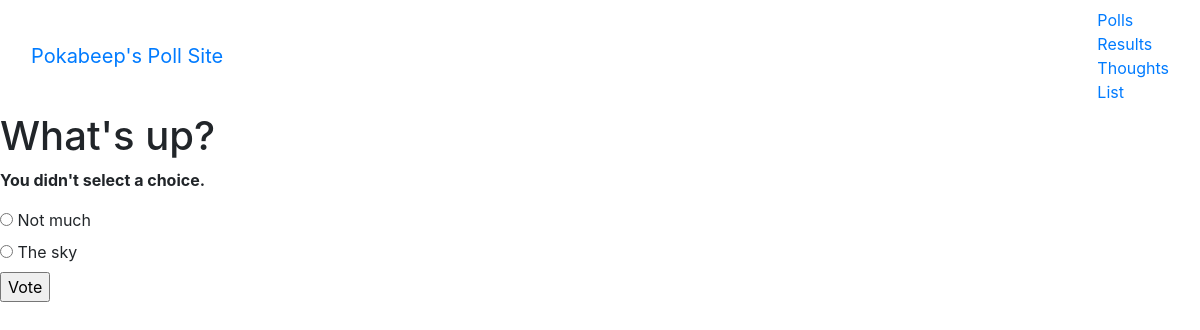
The page /polls/1/vote/ on the database its author committed.
### polls/models.py (models this page shows, shortened)
class Question(models.Model):
    question_text = models.CharField(max_length=200)
    pub_date = models.DateTimeField('date published')
    def was_published_recently(self):
        now = timezone.now()
        return now - datetime.timedelta(days=1) <= self.pub_date <= now
    was_published_recently.admin_order_field = 'pub_date'
    was_published_recently.boolean = True
    was_published_recently.short_description = 'Published recently?'

class Choice(models.Model):
    question = models.ForeignKey(Question, on_delete=models.CASCADE)
    choice_text = models.CharField(max_length=200)
    votes = models.IntegerField(default=0)

### polls/views.py (the view)
# urls.py: path('<int:question_id>/vote/', views.vote, name='vote'),
def vote(request, question_id):
    question = get_object_or_404(Question, pk=question_id)
    try:
        selected_choice = question.choice_set.get(pk=request.POST['choice'])
    except (KeyError, Choice.DoesNotExist):
        return render(request, 'polls/detail.html', {
            'question': question,
            'error_message': "You didn't select a choice.",
        })
    else:
        selected_choice.votes += 1
        selected_choice.save()
        return HttpResponseRedirect(reverse('polls:results', args=(question.id,)))

### polls/templates/polls/detail.html (shortened to what this page needs)
<link rel="stylesheet" href="https://stackpath.bootstrapcdn.com/bootstrap/4.1.3/css/bootstrap.min.css">
<nav class="navbar navbar-inverse">
  <div class="container-fluid">
    <div class="navbar-header">
      <a class="navbar-brand" href="#">Pokabeep's Poll Site</a>
    </div>
    <ul class="nav navbar-nav">
      <li class="active"><a href="#">Polls</a></li>
      <li><a href="#">Results</a></li>
      <li><a href="#">Thoughts</a></li>
      <li><a href="#">List</a></li>
    </ul>
  </div>
</nav>
<h1>{{ question.question_text }}</h1>
{% if error_message %}<p><strong>{{ error_message }}</strong></p>{% endif %}
<form action="{% url 'polls:vote' question.id %}" method="post">
{% for choice in question.choice_set.all %}
    <input type="radio" name="choice" id="choice{{ forloop.counter }}" value="{{ choice.id }}">
    <label for="choice{{ forloop.counter }}">{{ choice.choice_text }}</label><br>
{% endfor %}
<input type="submit" value="Vote">
</form>

### rows shown on the page
Question: question_text "What's up?"
Choice: choice_text "Not much"
Choice: choice_text "The sky"

### other values the page prints
{{ error_message }} "You didn't select a choice."
